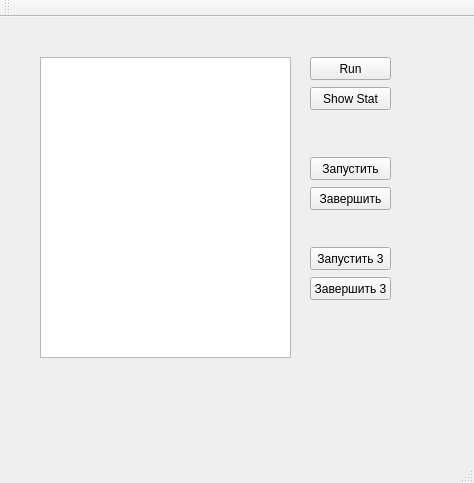
<?xml version="1.0" encoding="UTF-8"?>
<ui version="4.0">
 <class>MainWindow</class>
 <widget class="QMainWindow" name="MainWindow">
  <property name="geometry">
   <rect>
    <x>0</x>
    <y>0</y>
    <width>474</width>
    <height>483</height>
   </rect>
  </property>
  <property name="windowTitle">
   <string>MainWindow</string>
  </property>
  <widget class="QWidget" name="centralWidget">
   <widget class="QTextEdit" name="textEdit">
    <property name="geometry">
     <rect>
      <x>40</x>
      <y>40</y>
      <width>251</width>
      <height>301</height>
     </rect>
    </property>
    <property name="readOnly">
     <bool>true</bool>
    </property>
   </widget>
   <widget class="QPushButton" name="pushButton_Run">
    <property name="geometry">
     <rect>
      <x>310</x>
      <y>40</y>
      <width>81</width>
      <height>23</height>
     </rect>
    </property>
    <property name="text">
     <string>Run</string>
    </property>
   </widget>
   <widget class="QPushButton" name="pushButton_Show_Stat">
    <property name="geometry">
     <rect>
      <x>310</x>
      <y>70</y>
      <width>81</width>
      <height>23</height>
     </rect>
    </property>
    <property name="text">
     <string>Show Stat</string>
    </property>
   </widget>
   <widget class="QPushButton" name="pushButton_ll_work">
    <property name="geometry">
     <rect>
      <x>310</x>
      <y>140</y>
      <width>81</width>
      <height>23</height>
     </rect>
    </property>
    <property name="text">
     <string>Запустить</string>
    </property>
   </widget>
   <widget class="QPushButton" name="pushButton_ll_kill">
    <property name="geometry">
     <rect>
      <x>310</x>
      <y>170</y>
      <width>81</width>
      <height>23</height>
     </rect>
    </property>
    <property name="text">
     <string>Завершить</string>
    </property>
   </widget>
   <widget class="QPushButton" name="pushButton_multi_ll_kill">
    <property name="geometry">
     <rect>
      <x>310</x>
      <y>260</y>
      <width>81</width>
      <height>23</height>
     </rect>
    </property>
    <property name="text">
     <string>Завершить 3</string>
    </property>
   </widget>
   <widget class="QPushButton" name="pushButton_multi_ll_work">
    <property name="geometry">
     <rect>
      <x>310</x>
      <y>230</y>
      <width>81</width>
      <height>23</height>
     </rect>
    </property>
    <property name="text">
     <string>Запустить 3</string>
    </property>
   </widget>
  </widget>
  <widget class="QMenuBar" name="menuBar">
   <property name="geometry">
    <rect>
     <x>0</x>
     <y>0</y>
     <width>474</width>
     <height>21</height>
    </rect>
   </property>
  </widget>
  <widget class="QToolBar" name="mainToolBar">
   <attribute name="toolBarArea">
    <enum>TopToolBarArea</enum>
   </attribute>
   <attribute name="toolBarBreak">
    <bool>false</bool>
   </attribute>
  </widget>
  <widget class="QStatusBar" name="statusBar"/>
 </widget>
 <layoutdefault spacing="6" margin="11"/>
 <resources/>
 <connections/>
</ui>
